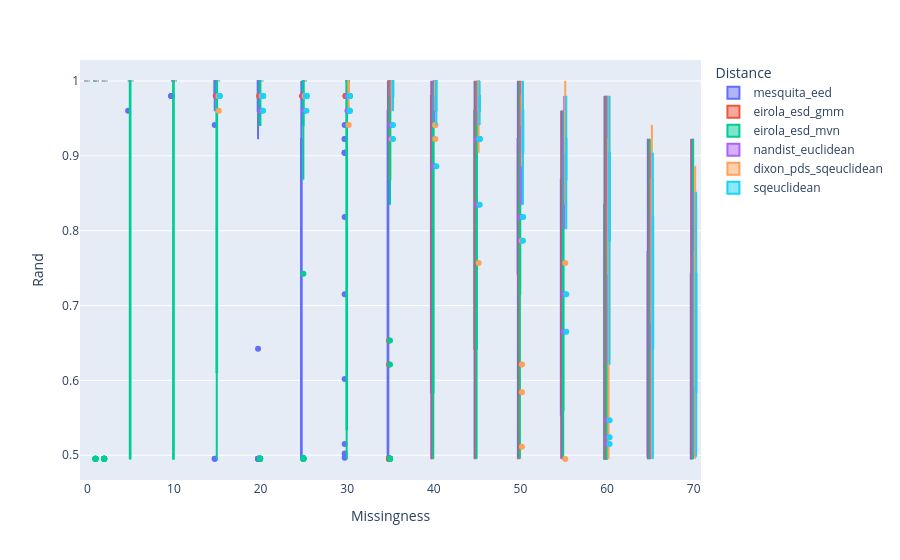

The notebook cell this image was saved under:
### Markdown cell above
## Rand

### Code cell
fig = px.box(
    df,
    x="Missingness",
    y="Rand",
    color="Distance"
)
fig.show()

### Figure 1 — Plotly figure (JSON) as saved in the notebook; plotly's stock layout.template omitted (floating-point values rounded to 4 significant figures; data arrays with more than 128 entries replaced by an {"elided": "..."} marker saying what was removed)
{"data": [{"alignmentgroup": "True", "hovertemplate": "Distance=mesquita_eed<br>Missingness=%{x}<br>Rand=%{y}<extra></extra>", "legendgroup": "mesquita_eed", "marker": {"color": "#636efa"}, "name": "mesquita_eed", "notched": false, "offsetgroup": "mesquita_eed", "orientation": "v", "showlegend": true, "type": "box", "x": {"elided": "801 int values"}, "x0": " ", "xaxis": "x", "y": {"elided": "801 float values"}, "y0": " ", "yaxis": "y"}, {"alignmentgroup": "True", "hovertemplate": "Distance=eirola_esd_gmm<br>Missingness=%{x}<br>Rand=%{y}<extra></extra>", "legendgroup": "eirola_esd_gmm", "marker": {"color": "#EF553B"}, "name": "eirola_esd_gmm", "notched": false, "offsetgroup": "eirola_esd_gmm", "orientation": "v", "showlegend": true, "type": "box", "x": {"elided": "801 int values"}, "x0": " ", "xaxis": "x", "y": {"elided": "801 float values"}, "y0": " ", "yaxis": "y"}, {"alignmentgroup": "True", "hovertemplate": "Distance=eirola_esd_mvn<br>Missingness=%{x}<br>Rand=%{y}<extra></extra>", "legendgroup": "eirola_esd_mvn", "marker": {"color": "#00cc96"}, "name": "eirola_esd_mvn", "notched": false, "offsetgroup": "eirola_esd_mvn", "orientation": "v", "showlegend": true, "type": "box", "x": {"elided": "801 int values"}, "x0": " ", "xaxis": "x", "y": {"elided": "801 float values"}, "y0": " ", "yaxis": "y"}, {"alignmentgroup": "True", "hovertemplate": "Distance=nandist_euclidean<br>Missingness=%{x}<br>Rand=%{y}<extra></extra>", "legendgroup": "nandist_euclidean", "marker": {"color": "#ab63fa"}, "name": "nandist_euclidean", "notched": false, "offsetgroup": "nandist_euclidean", "orientation": "v", "showlegend": true, "type": "box", "x": {"elided": "801 int values"}, "x0": " ", "xaxis": "x", "y": {"elided": "801 float values"}, "y0": " ", "yaxis": "y"}, {"alignmentgroup": "True", "hovertemplate": "Distance=dixon_pds_sqeuclidean<br>Missingness=%{x}<br>Rand=%{y}<extra></extra>", "legendgroup": "dixon_pds_sqeuclidean", "marker": {"color": "#FFA15A"}, "name": "dixon_pds_sqeuclidean", "notched": false, "offsetgroup": "dixon_pds_sqeuclidean", "orientation": "v", "showlegend": true, "type": "box", "x": {"elided": "801 int values"}, "x0": " ", "xaxis": "x", "y": {"elided": "801 float values"}, "y0": " ", "yaxis": "y"}, {"alignmentgroup": "True", "hovertemplate": "Distance=sqeuclidean<br>Missingness=%{x}<br>Rand=%{y}<extra></extra>", "legendgroup": "sqeuclidean", "marker": {"color": "#19d3f3"}, "name": "sqeuclidean", "notched": false, "offsetgroup": "sqeuclidean", "orientation": "v", "showlegend": true, "type": "box", "x": {"elided": "801 int values"}, "x0": " ", "xaxis": "x", "y": {"elided": "801 float values"}, "y0": " ", "yaxis": "y"}], "layout": {"boxmode": "group", "legend": {"title": {"text": "Distance"}, "tracegroupgap": 0}, "margin": {"t": 60}, "xaxis": {"anchor": "y", "domain": [0, 1], "title": {"text": "Missingness"}}, "yaxis": {"anchor": "x", "domain": [0, 1], "title": {"text": "Rand"}}}}
